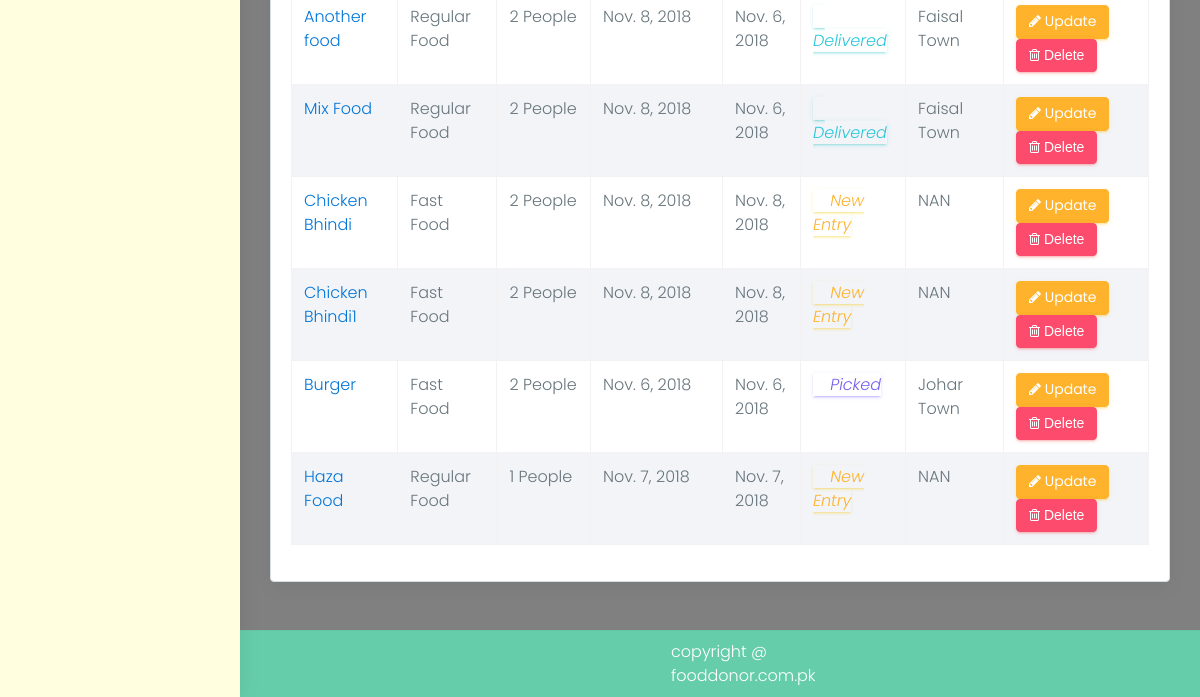
The app's page /donor/foods (signed in, lower part), older data.
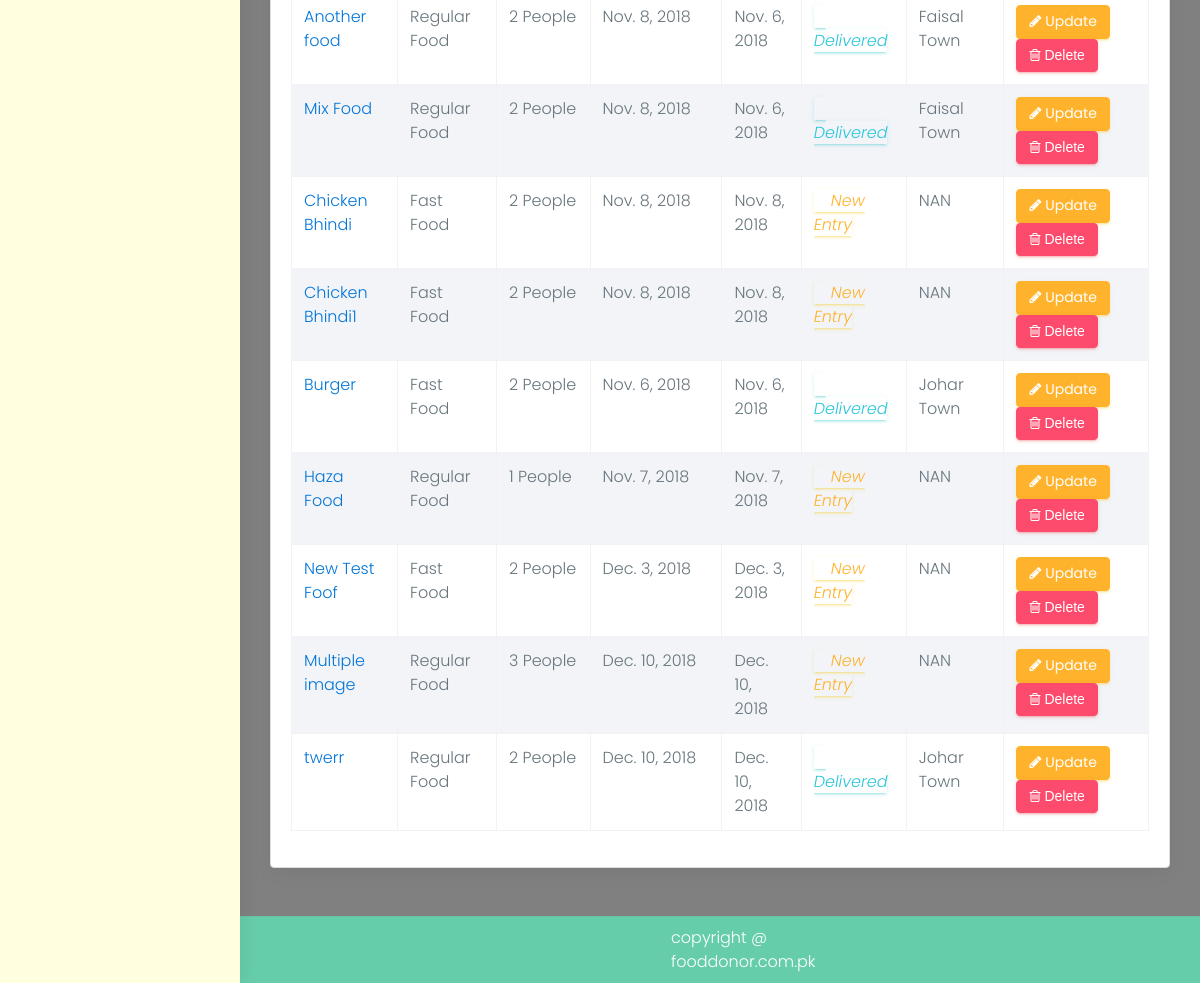
The same page, newer data.
### donor/models.py (models this page shows, shortened)
class Food(models.Model):
    donor=models.ManyToManyField(Donor)
    food_title=models.CharField(max_length=15,null=False,blank=False,)
    food_type = models.CharField(max_length=15, null=False, blank=False, choices=food_types)
    quantity=models.IntegerField(blank=False)
    delivered_at = models.CharField(max_length=50, default="NAN")
    preparation_date=models.DateField(blank=True,default=now())
    post_date = models.DateField(blank=True, default=now())
    status=models.CharField(choices=choices,max_length=10,default='New Entry')
    location=models.CharField(max_length=200,blank=True,null=True)
    image=models.ImageField(blank=True,null=True,)
    gallery=models.ManyToManyField(FoodImage)
    volunteer=models.ForeignKey(Volenteer,on_delete=models.SET_NULL,null=True)
    is_consumed=models.BooleanField(default=False)

### donor/views.py (the view)
@login_required
def foods(request):
    if not auth_donor(request):
        return redirect('donor-profile')
    donor = Donor.objects.get(user=request.user)
    food_list = Food.objects.filter(donor=donor)
    if request.method == "POST":
        form = FoodForm(request.POST, request.FILES)
        image = request.FILES.get('image')
        print(image)
        if form.is_valid():
            food=form.save()
            food.donor.add(donor)
            food.save()
            for file in request.FILES.getlist('gallery'):
                foodImg=FoodImage()
                foodImg.image=file
                foodImg.save()
                food.gallery.add(foodImg)
            food.save()
    else:
        form = FoodForm(initial={'donor': donor})
    return render(request, 'donor/foods-list.html', {"form": form, 'food_list': food_list})

### donor/views.py (called while the page is built)
def auth_donor(request):
    donor=Donor.objects.filter(user=request.user).first()
    if donor:
        if donor.is_approved:
            return True
        else:
            return False
    else:
        messages.error(request, 'Please login as donor')
        return False

### templates/donor/foods-list.html (shortened to what this page needs)
{% extends 'panel-base.html' %}
{% block sidebar %}
            {% include 'donor/sidebar.html' %}
        {% endblock %}
{% block main %}
                <div class="row">
                    <div class="col-lg-12">
                        <div class="card">
                            <div class="card-block">
                                <button data-toggle="modal" data-target="#exampleModal" class="btn btn-info"> Add New Food</button><br><br/>
                                <div class="table-responsive">
                                    <table id="myTable" class="table table-hover table-striped table-bordered">
                                        <tbody>
                                        {% for food in food_list %}
                                            <tr>
                                                <td><a target="_blank" href="/donor/gallery/{{ food.id }}">{{ food.food_title }}</a></td>
                                                <td>{{ food.food_type }}</td>
                                                <td>{{ food.quantity }} People</td>
                                                <td>{{ food.preparation_date }}</td>
                                                <td>{{ food.post_date }}</td>
                                                <td>
                                                    {% if food.status == "Picked" %}
                                                    <i class="btn-outline-primary mdi mdi-check"> {{ food.status }}</i>
                                                    {% endif %}
                                                    {% if food.status == "New Entry" %}
                                                    <i class="btn-outline-warning mdi mdi-timer"> {{ food.status }}</i>
                                                    {% endif %}{% if food.status == "Delivered" %}
                                                    <i class="btn-outline-success mdi mdi-check-all"> {{ food.status }}</i>
                                                    {% endif %}
                                                </td>
                                                <td>{{ food.delivered_at }}</td>
                                                <td>
                                                    <a href="{% url 'update-food'  food.pk  %}"   class="btn btn-warning"><i class="fa fa-pencil"></i> Update</a>
                                                    <button  data-toggle="modal" data-target="#deleteModal" onclick="deleteFood({{ food.id }})" class="btn btn-danger"><i class="fa fa-trash-o"></i> Delete</button>
                                                </td>
                                            </tr>
                                        {% endfor %}
                                        </tbody>
                                    </table>
                                </div>
                            </div>
                        </div>
                    </div>
                </div>
{% endblock %}

### templates/panel-base.html (shortened to what this page needs)
{% load static %}
<!DOCTYPE html>
<html lang="en">
<head>
    <link href="{% static 'Panel/assets/plugins/bootstrap/css/bootstrap.min.css' %}" rel="stylesheet">
    <link href="{% static 'Panel/assets/plugins/chartist-js/dist/chartist.min.css' %}" rel="stylesheet">
    <link href="{% static 'Panel/assets/plugins/chartist-js/dist/chartist-init.css' %}" rel="stylesheet">
    <link href="{% static 'Panel/assets/plugins/chartist-plugin-tooltip-master/dist/chartist-plugin-tooltip.css' %}" rel="stylesheet">
    <link href="{% static 'Panel/assets/plugins/c3-master/c3.min.css' %}" rel="stylesheet">
    <link href="{% static 'Panel/lite/css/style.css' %}" rel="stylesheet">
    <link href="{% static 'Panel/lite/css/colors/blue.css' %}" id="theme" rel="stylesheet">
    <link rel="stylesheet" type="text/css" href="https://cdn.datatables.net/v/bs4/jq-3.3.1/dt-1.10.18/datatables.min.css"/>
</head>
<body class="fix-header fix-sidebar card-no-border">
    <div id="main-wrapper">
        {% block sidebar %}
        {% endblock %}
        <div class="page-wrapper">
            <div class="container-fluid" style="padding-top: 0px;">
                {% block main %}{% endblock %}
            </div>
            <footer class="footer"> copyright @ fooddonor.com.pk </footer>
        </div>
    </div>
</body>
</html>

### templates/donor/sidebar.html (shortened to what this page needs)
{% load static %}
{% block sidebar %}
        <aside class="left-sidebar">
            <div class="scroll-sidebar">
            </div>
        </aside>
{% endblock %}

### templates/panel-base.html (style rules this page uses)
.footer { padding: 9px 431px !important; }

Row changes from the older to the newer data that the page shows:
changed Food "Burger": status "Picked" → "Delivered"
added Food: food_title "New Test Foof", food_type "Fast Food", quantity "2", preparation_date "Dec. 3, 2018", post_date "Dec. 3, 2018", status "New Entry", delivered_at "NAN"
added Food: food_title "Multiple image", food_type "Regular Food", quantity "3", preparation_date "Dec. 10, 2018", post_date "Dec. 10, 2018", status "New Entry", delivered_at "NAN"
added Food: food_title "twerr", food_type "Regular Food", quantity "2", preparation_date "Dec. 10, 2018", post_date "Dec. 10, 2018", status "Delivered", delivered_at "Johar Town"
